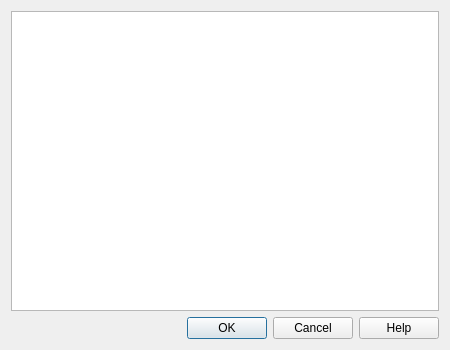
<?xml version="1.0" encoding="UTF-8"?>
<ui version="4.0">
 <class>swEditGroupsDialog</class>
 <widget class="QDialog" name="swEditGroupsDialog">
  <property name="whatsThis">
   <string>&lt;p&gt;&lt;b&gt;Edit Groups&lt;/b&gt;&lt;/p&gt;&lt;p&gt;Reorganize the model's pieces and groups in the tree. Drag pieces or groups into a group, or to the top level to remove them from a parent group. Double-click a group name to rename it.&lt;/p&gt;&lt;p&gt;New Group creates a group inside the selected group, or beside an ungrouped piece. Choose OK to apply the hierarchy, or Cancel to discard the changes. Empty groups are removed when changes are applied.&lt;/p&gt;</string>
  </property>
  <property name="geometry">
   <rect>
    <x>0</x>
    <y>0</y>
    <width>450</width>
    <height>350</height>
   </rect>
  </property>
  <property name="windowTitle">
   <string>Edit Groups</string>
  </property>
  <layout class="QVBoxLayout" name="verticalLayout">
   <item>
    <widget class="QTreeWidget" name="treeWidget">
     <property name="toolTip">
      <string>Drag pieces and groups to reorganize them; double-click a group name to rename it.</string>
     </property>
     <property name="whatsThis">
      <string>&lt;p&gt;&lt;b&gt;Group Hierarchy&lt;/b&gt;&lt;/p&gt;&lt;p&gt;Drop an item onto a group to make it a member of that group. Move it to the top level to remove its parent group. Only group names can be edited; names must be unique and nonempty.&lt;/p&gt;</string>
     </property>
     <property name="accessibleName">
      <string>Piece and Group Hierarchy</string>
     </property>
     <property name="editTriggers">
      <set>QAbstractItemView::EditTrigger::DoubleClicked|QAbstractItemView::EditTrigger::EditKeyPressed|QAbstractItemView::EditTrigger::SelectedClicked</set>
     </property>
     <property name="dragEnabled">
      <bool>true</bool>
     </property>
     <property name="dragDropMode">
      <enum>QAbstractItemView::DragDropMode::InternalMove</enum>
     </property>
     <property name="uniformRowHeights">
      <bool>true</bool>
     </property>
     <property name="headerHidden">
      <bool>true</bool>
     </property>
     <column>
      <property name="text">
       <string notr="true">1</string>
      </property>
     </column>
    </widget>
   </item>
   <item>
    <widget class="QDialogButtonBox" name="buttonBox">
     <property name="orientation">
      <enum>Qt::Orientation::Horizontal</enum>
     </property>
     <property name="standardButtons">
      <set>QDialogButtonBox::StandardButton::Cancel|QDialogButtonBox::StandardButton::Help|QDialogButtonBox::StandardButton::Ok</set>
     </property>
    </widget>
   </item>
  </layout>
 </widget>
 <resources/>
 <connections>
  <connection>
   <sender>buttonBox</sender>
   <signal>accepted()</signal>
   <receiver>swEditGroupsDialog</receiver>
   <slot>accept()</slot>
   <hints>
    <hint type="sourcelabel">
     <x>248</x>
     <y>254</y>
    </hint>
    <hint type="destinationlabel">
     <x>157</x>
     <y>274</y>
    </hint>
   </hints>
  </connection>
  <connection>
   <sender>buttonBox</sender>
   <signal>rejected()</signal>
   <receiver>swEditGroupsDialog</receiver>
   <slot>reject()</slot>
   <hints>
    <hint type="sourcelabel">
     <x>316</x>
     <y>260</y>
    </hint>
    <hint type="destinationlabel">
     <x>286</x>
     <y>274</y>
    </hint>
   </hints>
  </connection>
 </connections>
</ui>
